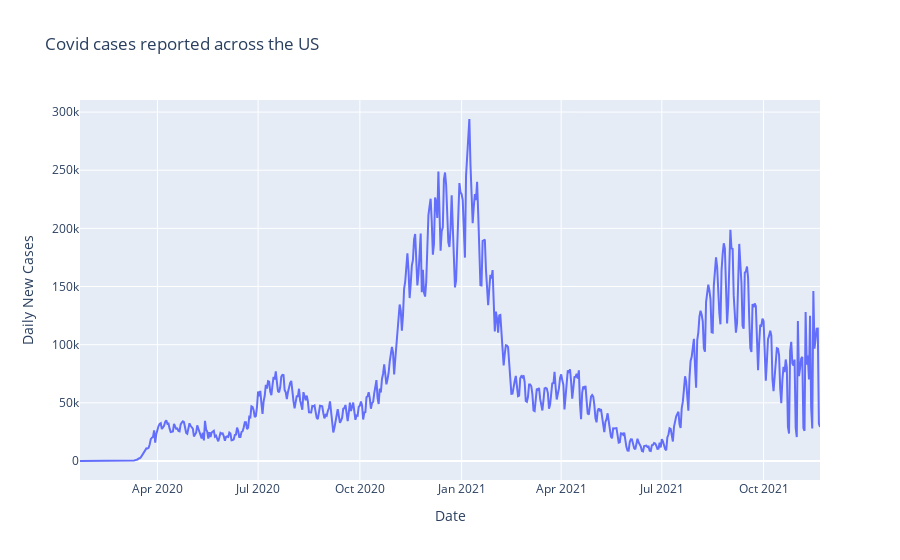

The notebook cell saved with this chart:
### Markdown cell above
## Progression of covid cases with time across the US

### Code cell
fig = px.line(country_df, x="Date", y="Daily New Cases", title="Covid cases reported across the US")
fig.show()

### Figure 1 — Plotly figure (JSON) as saved in the notebook; plotly's stock layout.template omitted (floating-point values rounded to 4 significant figures; data arrays with more than 128 entries replaced by an {"elided": "..."} marker saying what was removed)
{"data": [{"hovertemplate": "Date=%{x}<br>Daily New Cases=%{y}<extra></extra>", "legendgroup": "", "line": {"color": "#636efa", "dash": "solid"}, "mode": "lines", "name": "", "showlegend": false, "type": "scatter", "x": {"elided": "670 str values"}, "xaxis": "x", "y": {"elided": "670 int values"}, "yaxis": "y"}], "layout": {"legend": {"tracegroupgap": 0}, "title": {"text": "Covid cases reported across the US"}, "xaxis": {"anchor": "y", "domain": [0, 1], "title": {"text": "Date"}}, "yaxis": {"anchor": "x", "domain": [0, 1], "title": {"text": "Daily New Cases"}}}}
